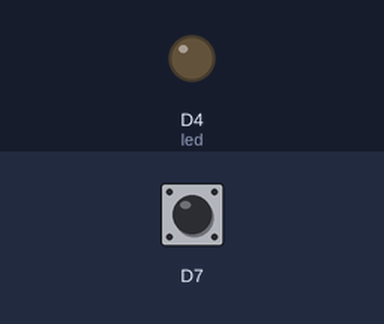
The sketch below on a simulated ESP8266 (NodeMCU). Shown: output pins drawn as LEDs (lit = HIGH). The test bench sets the inputs (shaded band); at power-on: D7 HIGH.

Above: at 1.2 s.
1.3 s: D7 pulled LOW for 0.15 s
At 2.5 s:
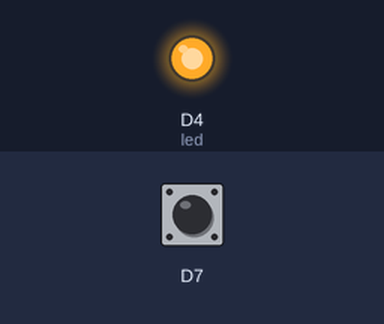
2.9 s: D7 pulled LOW for 1 s
At 3.7 s:
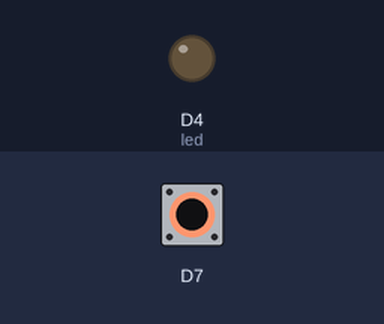
5.4 s: D7 pulled LOW for 3.2 s
At 6.8 s:
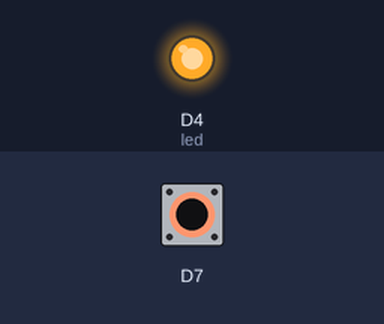
Timing chart, 0 to 8.4 s (numbered marks = the images above; inputs shaded):
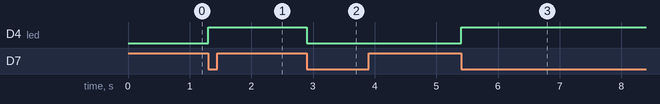

Measured:
- after the input at 1.3 s, D4 (led): LOW → HIGH at once
- after the input at 2.9 s, D4 (led): HIGH → LOW at once
- after the input at 5.4 s, D4 (led): LOW → HIGH at once

The sketch:

ESP8266_attachInterrupt.ino
```cpp
int led  = 2;
bool state;
unsigned long preMillis;
void setup() {
  pinMode(led, OUTPUT);
  pinMode(D7,INPUT_PULLUP);
  attachInterrupt(D7, change, FALLING);
}

void loop() {
  digitalWrite(led, state);
}

void change()
{
  if (millis() - preMillis > 200)
  {
    state = ! state;
    preMillis = millis();
  }
}
```
